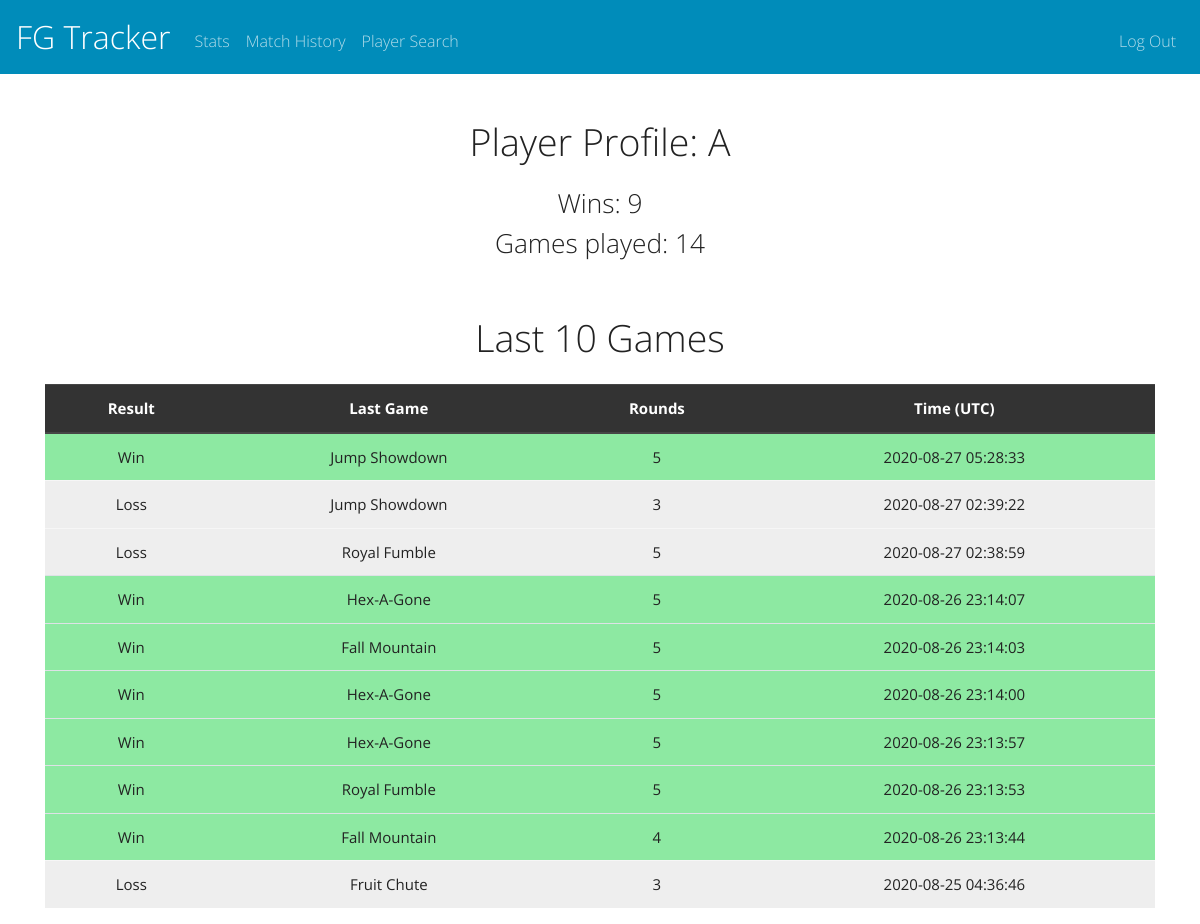
Screenshot of /profile/a (signed in) with the database file from the repository.
### tables this page shows
CREATE TABLE 'history' ('id' INTEGER NOT NULL, 'result' TEXT NOT NULL, 'game' TEXT NOT NULL, 'round' INTEGER NOT NULL, 'datetime' DATETIME);

### application.py (the view)
@app.route("/profile/<username>")
@login_required
def profile(username):
    user = db.execute("SELECT * FROM users WHERE username= :username", username=username.lower())
    stats = {}
    if not user:
        flash("User does not exist.", "warning")
        return redirect(url_for("search"))
    search_id = user[0]["id"]
    win_count = db.execute("SELECT COUNT(game) FROM history WHERE id = :id AND result = 'win'", id=search_id)
    stats["win_count"] = win_count[0]['COUNT(game)']
    game_count = db.execute("SELECT COUNT(*) FROM history WHERE id = :id", id=search_id)
    stats["game_count"] = game_count[0]["COUNT(*)"]
    matches = db.execute("SELECT * FROM history WHERE id=:id ORDER BY datetime DESC LIMIT 10", id=search_id)
    return render_template("profile.html", username=username, matches=matches, stats=stats)

### application.py (called while the page is built)
@app.after_request
def after_request(response):
    response.headers["Cache-Control"] = "no-cache, no-store, must-revalidate"
    response.headers["Expires"] = 0
    response.headers["Pragma"] = "no-cache"
    return response

### helpers.py (called while the page is built)
def login_required(f):
    @wraps(f)
    def decorated_function(*args, **kwargs):
        if session.get("user_id") is None:
            return redirect("/login")
        return f(*args, **kwargs)
    return decorated_function

### templates/profile.html (shortened to what this page needs)
{% extends "layout.html" %}
{% block main %}
    <div class="pb-5">
        <h1 class="pb-3">Player Profile: {{ username.title() }}</h1>
        <h3>Wins: {{ stats["win_count"] }}</h3>
        <h3>Games played: {{ stats["game_count"] }}</h3>
    </div>
    <div class="pb-3">
        <h1>Last 10 Games</h1>
    </div>
    <div class="container">
        <table class="table">
        <thead class="thead-dark">
            <tr>
                <th>Result</th>
                <th>Last Game</th>
                <th>Rounds</th>
                <th>Time (UTC)</th>
            </tr>
        </thead>
        <tbody>
            {% for match in matches %}
                {% if match["result"] == "win" %}
                    <tr class="win">
                        <td>{{ match["result"].title() }}</td>
                        <td>{{ match["game"].title() }}</td>
                        <td>{{ match["round"] }}</td>
                        <td>{{ match["datetime"] }}</td>
                    </tr>
                {% else %}
                    <tr class="table-light">
                        <td>{{ match["result"].title() }}</td>
                        <td>{{ match["game"].title() }}</td>
                        <td>{{ match["round"] }}</td>
                        <td>{{ match["datetime"] }}</td>
                    </tr>
                {% endif %}
            {% endfor %}
        </tbody>
    </table>
    </div>
{% endblock %}

### templates/layout.html (shortened to what this page needs)
<!DOCTYPE html>
<html>
    <head>
        <link href="/static/bootstrap.min.css" rel="stylesheet">
        <link href="/static/styles.css" rel="stylesheet">
    </head>
    <body>
        <nav class="navbar navbar-expand-lg navbar-dark bg-primary">
            <a class="navbar-brand" href="/">FG Tracker</span></a>
            <div class="collapse navbar-collapse" id="navbar">
                {% if session.user_id %}
                    <ul class="navbar-nav mr-auto mt-2">
                        <li class="nav-item"><a class="nav-link" href="/statistics">Stats</a></li>
                        <li class="nav-item"><a class="nav-link" href="/history">Match History</a></li>
                        <li class="nav-item"><a class="nav-link" href="/search">Player Search</a></li>
                    </ul>
                    <ul class="navbar-nav ml-auto mt-2">
                        <li class="nav-item"><a class="nav-link" href="/logout">Log Out</a></li>
                    </ul>
                {% else %}
                    <ul class="navbar-nav ml-auto mt-2">
                        <li class="nav-item"><a class="nav-link" href="/register">Register</a></li>
                        <li class="nav-item"><a class="nav-link" href="/login">Log In</a></li>
                    </ul>
                {% endif %}
            </div>
        </nav>
        <main class="bs-component">
            {% block main %}{% endblock %}
        </main>
    </body>
</html>

### static/styles.css (style rules this page uses)
main { overflow-x: auto; text-align: center; padding-top: 45px; }
nav .navbar-brand { font-size: xx-large; }
.navbar, .navbar-brand { min-height: 50px; }
.nav-item { font-size: medium; }
th, td { font-size: 15px; }
.win { background-color: #8de9a2; !important }

### rows the page displays
history: result "Win", game "Jump Showdown", round "5", datetime "2020-08-27 05:28:33"
history: result "Loss", game "Jump Showdown", round "3", datetime "2020-08-27 02:39:22"
history: result "Loss", game "Royal Fumble", round "5", datetime "2020-08-27 02:38:59"
history: result "Win", game "Hex-A-Gone", round "5", datetime "2020-08-26 23:14:07"
history: result "Win", game "Fall Mountain", round "5", datetime "2020-08-26 23:14:03"
history: result "Win", game "Hex-A-Gone", round "5", datetime "2020-08-26 23:14:00"
history: result "Win", game "Hex-A-Gone", round "5", datetime "2020-08-26 23:13:57"
history: result "Win", game "Royal Fumble", round "5", datetime "2020-08-26 23:13:53"
history: result "Win", game "Fall Mountain", round "4", datetime "2020-08-26 23:13:44"
history: result "Loss", game "Fruit Chute", round "3", datetime "2020-08-25 04:36:46"

### other values shown
{{ username.title() }} "A"
{{ stats["win_count"] }} "9"
{{ stats["game_count"] }} "14"
